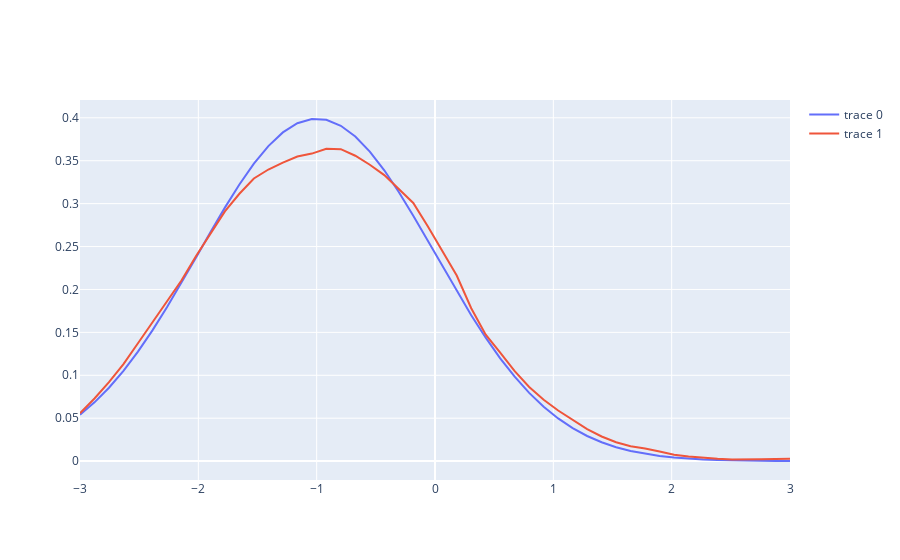

This figure's notebook cell:
### Code cell
x = np.linspace(-3, 3)
mu = -1
sigma = 1

X_pred = np.empty((50, 3))
X_pred[:, 0] = x
X_pred[:, 1] = mu
X_pred[:, 2] = sigma

go.Figure(
    [
        go.Scatter(x=x, y=gaussian(x, mu, sigma)),
        go.Scatter(x=x, y=model.predict(X_pred)),
    ]
)
